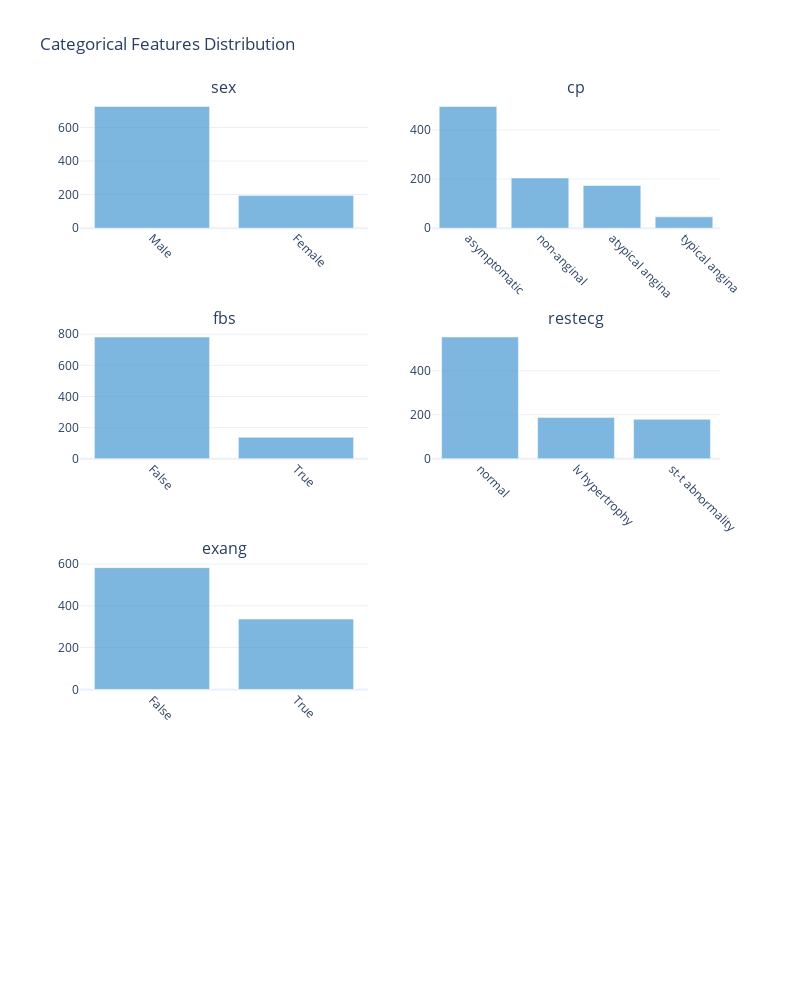

The notebook cell saved with this chart:
### Code cell
cat_cols = ['sex', 'cp', 'fbs', 'restecg', 'exang']

fig = sp.make_subplots(rows=4, cols=2, subplot_titles=cat_cols)

for i, col in enumerate(cat_cols):
    row = (i // 2) + 1
    col_pos = (i % 2) + 1
    data = df[col].value_counts().reset_index()
    data.columns = [col, 'Count']
    
    bar = go.Bar(
        x=data[col].astype(str),
        y=data['Count'],
        name=col,
        marker=dict(color='rgba(93, 164, 214, 0.8)')
    )
    
    fig.add_trace(bar, row=row, col=col_pos)

fig.update_layout(
    height=1000,
    width=800,
    title_text='Categorical Features Distribution',
    showlegend=False,
    template='plotly_white'
)
fig.update_xaxes(tickangle=45)
fig.show()

### Figure 1 — Plotly figure (JSON) as saved in the notebook; plotly's stock layout.template omitted (floating-point values rounded to 4 significant figures)
{"data": [{"marker": {"color": "rgba(93, 164, 214, 0.8)"}, "name": "sex", "type": "bar", "x": ["Male", "Female"], "xaxis": "x", "y": [726, 194], "yaxis": "y"}, {"marker": {"color": "rgba(93, 164, 214, 0.8)"}, "name": "cp", "type": "bar", "x": ["asymptomatic", "non-anginal", "atypical angina", "typical angina"], "xaxis": "x2", "y": [496, 204, 174, 46], "yaxis": "y2"}, {"marker": {"color": "rgba(93, 164, 214, 0.8)"}, "name": "fbs", "type": "bar", "x": ["False", "True"], "xaxis": "x3", "y": [782, 138], "yaxis": "y3"}, {"marker": {"color": "rgba(93, 164, 214, 0.8)"}, "name": "restecg", "type": "bar", "x": ["normal", "lv hypertrophy", "st-t abnormality"], "xaxis": "x4", "y": [553, 188, 179], "yaxis": "y4"}, {"marker": {"color": "rgba(93, 164, 214, 0.8)"}, "name": "exang", "type": "bar", "x": ["False", "True"], "xaxis": "x5", "y": [583, 337], "yaxis": "y5"}], "layout": {"annotations": [{"font": {"size": 16}, "showarrow": false, "text": "sex", "x": 0.225, "xanchor": "center", "xref": "paper", "y": 1, "yanchor": "bottom", "yref": "paper"}, {"font": {"size": 16}, "showarrow": false, "text": "cp", "x": 0.775, "xanchor": "center", "xref": "paper", "y": 1, "yanchor": "bottom", "yref": "paper"}, {"font": {"size": 16}, "showarrow": false, "text": "fbs", "x": 0.225, "xanchor": "center", "xref": "paper", "y": 0.7188, "yanchor": "bottom", "yref": "paper"}, {"font": {"size": 16}, "showarrow": false, "text": "restecg", "x": 0.775, "xanchor": "center", "xref": "paper", "y": 0.7188, "yanchor": "bottom", "yref": "paper"}, {"font": {"size": 16}, "showarrow": false, "text": "exang", "x": 0.225, "xanchor": "center", "xref": "paper", "y": 0.4375, "yanchor": "bottom", "yref": "paper"}], "height": 1000, "showlegend": false, "title": {"text": "Categorical Features Distribution"}, "width": 800, "xaxis": {"anchor": "y", "domain": [0, 0.45], "tickangle": 45}, "xaxis2": {"anchor": "y2", "domain": [0.55, 1], "tickangle": 45}, "xaxis3": {"anchor": "y3", "domain": [0, 0.45], "tickangle": 45}, "xaxis4": {"anchor": "y4", "domain": [0.55, 1], "tickangle": 45}, "xaxis5": {"anchor": "y5", "domain": [0, 0.45], "tickangle": 45}, "xaxis6": {"anchor": "y6", "domain": [0.55, 1], "tickangle": 45}, "xaxis7": {"anchor": "y7", "domain": [0, 0.45], "tickangle": 45}, "xaxis8": {"anchor": "y8", "domain": [0.55, 1], "tickangle": 45}, "yaxis": {"anchor": "x", "domain": [0.8438, 1]}, "yaxis2": {"anchor": "x2", "domain": [0.8438, 1]}, "yaxis3": {"anchor": "x3", "domain": [0.5625, 0.7188]}, "yaxis4": {"anchor": "x4", "domain": [0.5625, 0.7188]}, "yaxis5": {"anchor": "x5", "domain": [0.2812, 0.4375]}, "yaxis6": {"anchor": "x6", "domain": [0.2812, 0.4375]}, "yaxis7": {"anchor": "x7", "domain": [0, 0.1562]}, "yaxis8": {"anchor": "x8", "domain": [0, 0.1562]}}}
